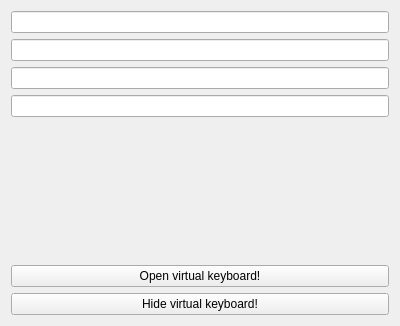
<?xml version="1.0" encoding="UTF-8"?>
<ui version="4.0">
 <class>Tester</class>
 <widget class="QWidget" name="Tester">
  <property name="geometry">
   <rect>
    <x>0</x>
    <y>0</y>
    <width>400</width>
    <height>326</height>
   </rect>
  </property>
  <property name="windowTitle">
   <string>QLineEdit virtual keyboard Example</string>
  </property>
  <layout class="QGridLayout" name="gridLayout_2">
   <item row="0" column="0">
    <layout class="QGridLayout" name="gridLayout">
     <item row="0" column="0">
      <layout class="QVBoxLayout" name="verticalLayout">
       <item>
        <layout class="QVBoxLayout" name="verticalLayout_2">
         <item>
          <widget class="QLineEdit" name="lineEdit_2"/>
         </item>
         <item>
          <widget class="QLineEdit" name="lineEdit_3"/>
         </item>
         <item>
          <widget class="QLineEdit" name="lineEdit_4"/>
         </item>
        </layout>
       </item>
       <item>
        <widget class="QLineEdit" name="lineEdit"/>
       </item>
       <item>
        <spacer name="verticalSpacer">
         <property name="orientation">
          <enum>Qt::Vertical</enum>
         </property>
         <property name="sizeHint" stdset="0">
          <size>
           <width>20</width>
           <height>40</height>
          </size>
         </property>
        </spacer>
       </item>
      </layout>
     </item>
     <item row="1" column="0">
      <widget class="QPushButton" name="pushButton">
       <property name="text">
        <string>Open virtual keyboard!</string>
       </property>
      </widget>
     </item>
     <item row="2" column="0">
      <widget class="QPushButton" name="pushButton_2">
       <property name="text">
        <string>Hide virtual keyboard!</string>
       </property>
      </widget>
     </item>
    </layout>
   </item>
  </layout>
 </widget>
 <layoutdefault spacing="6" margin="11"/>
 <resources/>
 <connections/>
</ui>
